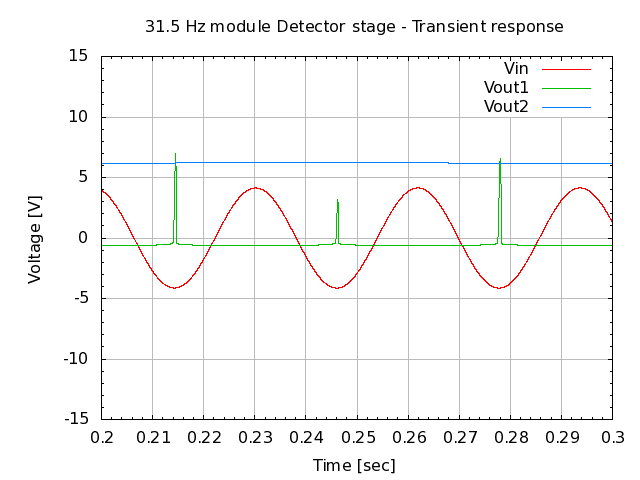

Source code (gnuplot):
# setup terminal
set term png

# setup graph
set output "26.006.00.03.02-3.png"
set title "31.5 Hz module Detector stage - Transient response"

# setup Y-axis
set yrange [-15:15]
set grid ytics lt 1 lw 1 lc rgb "#bbbbbb"
set mytics
set ylabel "Voltage [V]"

# setup X-axis
set grid xtics lt 1 lw 1 lc rgb "#bbbbbb"
set mxtics
set xrange [0.2:0.3]
set xlabel "Time [sec]"

# setup plot style
set style data lines
plot '26.006.00.03.02.dat' using 1:2 title "Vin", \
     '26.006.00.03.02.dat' using 1:3 title "Vout1", \
     '26.006.00.03.02.dat' using 1:4 title "Vout2"

# set output back to default
set output

# reset terminal type
set terminal pop
